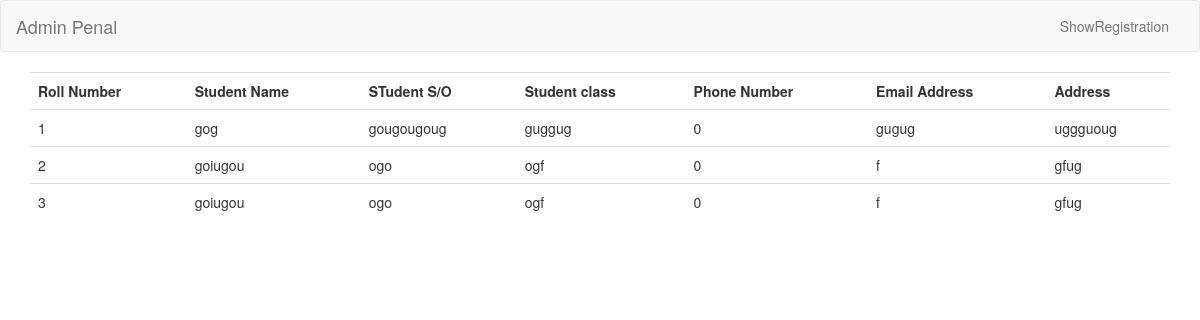
The app's page /regShowRecord.php with its own data.
### tables this page shows
CREATE TABLE `registration` (
  `g_r_no` int(255) NOT NULL,
  `s_name` text NOT NULL,
  `s_father_name` text NOT NULL,
  `s_class` varchar(40) NOT NULL,
  `s_phone` int(20) NOT NULL,
  `s_email` varchar(100) NOT NULL,
  `s_address` varchar(255) NOT NULL
);

### regShowRecord.php (the view, shortened to what this page needs)
<!DOCTYPE html>
<html lang="en">
<head>
    <link rel="stylesheet" href="./css/style.css">
    <link rel="stylesheet" href="./css/bootstrap.min.css">
</head>
<body>
     <div class="container-fuild">
        <nav class="navbar navbar-default  ">
            <div class="container-fluid">
                <div class="navbar-brand">
                    Admin Penal
                </div>
                <div class="navbar-header navbar-right">
                  <ul class="nav navbar-nav  ">
                      <li><a href="regShowRecord.php"> ShowRegistration</a></li>
                  </ul>
                </div>
            </div>
        </nav>
     </div>
        <div class="container">
            <table class="table table-default table-hover">
                <tr>
                    <th>Roll Number</th>
                    <th>Student Name</th>
                    <th>STudent S/O</th>
                    <th>Student class</th>
                    <th>Phone Number</th>
                    <th>Email Address</th>
                    <th>Address</th>
                </tr>
 <?php
     $query = "SELECT * FROM registration";
     $run = mysql_query($query);
     while ($row=mysql_fetch_array($run)) {
         $id = $row['g_r_no'];
         $name = $row['s_name'];
         $fname = $row['s_father_name'];
         $class = $row['s_class'];
         $phone = $row['s_phone'];
         $email = $row['s_email'];
         $address = $row['s_address'];
 ?>
                <tr>
                   <td><?php echo $id;  ?></td>
                   <td><?php echo $name;  ?></td>
                   <td><?php echo $fname;  ?></td>
                   <td><?php echo $class;  ?></td>
                   <td><?php echo $phone;  ?></td>
                   <td><?php echo $email;  ?></td>
                   <td><?php echo $address;  ?></td>
                </tr>
<?php  } ?>
            </table>
        </div>
</body>
</html>

### css/style.css (style rules this page uses)
body { padding: 0px; margin: 0px; font-family: Arial, Helvetica, sans-serif; }

### records on screen
registration: g_r_no "1", s_name "gog", s_father_name "gougougoug", s_class "guggug", s_phone "0", s_email "gugug", s_address "uggguoug"
registration: g_r_no "2", s_name "goiugou", s_father_name "ogo", s_class "ogf", s_phone "0", s_email "f", s_address "gfug"
registration: g_r_no "3", s_name "goiugou", s_father_name "ogo", s_class "ogf", s_phone "0", s_email "f", s_address "gfug"
